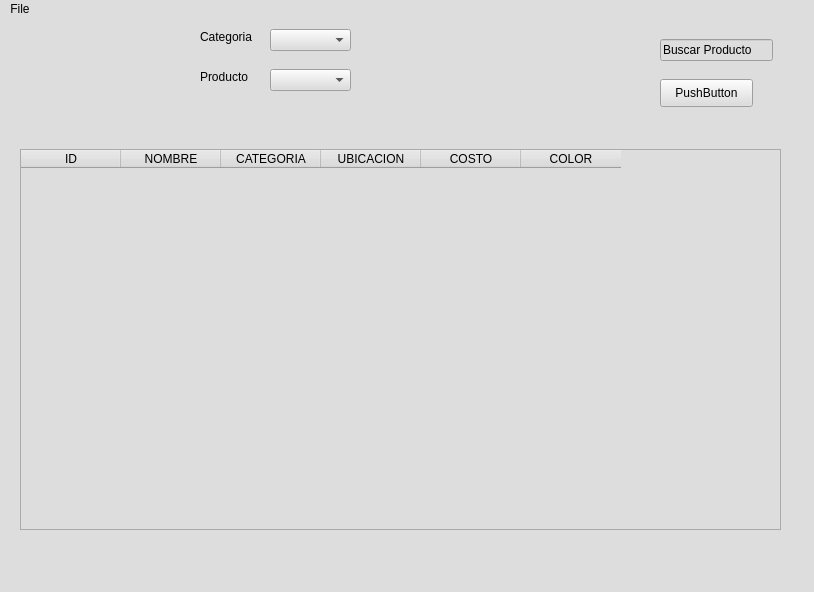
<?xml version="1.0" encoding="UTF-8"?>
<ui version="4.0">
 <class>MainWindow</class>
 <widget class="QMainWindow" name="MainWindow">
  <property name="geometry">
   <rect>
    <x>0</x>
    <y>0</y>
    <width>814</width>
    <height>592</height>
   </rect>
  </property>
  <property name="minimumSize">
   <size>
    <width>693</width>
    <height>592</height>
   </size>
  </property>
  <property name="windowTitle">
   <string>Plasticos Plasa Inventario</string>
  </property>
  <property name="windowIcon">
   <iconset>
    <normaloff>images/ppg_logo.png</normaloff>images/ppg_logo.png</iconset>
  </property>
  <property name="windowOpacity">
   <double>1.000000000000000</double>
  </property>
  <property name="autoFillBackground">
   <bool>false</bool>
  </property>
  <property name="styleSheet">
   <string notr="true">background-color: rgb(221, 221, 221);
alternate-background-color: rgb(174, 182, 255);</string>
  </property>
  <property name="iconSize">
   <size>
    <width>50</width>
    <height>50</height>
   </size>
  </property>
  <property name="tabShape">
   <enum>QTabWidget::Triangular</enum>
  </property>
  <property name="dockNestingEnabled">
   <bool>false</bool>
  </property>
  <widget class="QWidget" name="centralwidget">
   <widget class="QComboBox" name="product_cmbbox">
    <property name="geometry">
     <rect>
      <x>270</x>
      <y>50</y>
      <width>81</width>
      <height>22</height>
     </rect>
    </property>
   </widget>
   <widget class="QLabel" name="product_label">
    <property name="geometry">
     <rect>
      <x>200</x>
      <y>50</y>
      <width>55</width>
      <height>16</height>
     </rect>
    </property>
    <property name="text">
     <string>Producto</string>
    </property>
   </widget>
   <widget class="QWidget" name="horizontalLayoutWidget">
    <property name="geometry">
     <rect>
      <x>0</x>
      <y>0</y>
      <width>151</width>
      <height>81</height>
     </rect>
    </property>
    <layout class="QHBoxLayout" name="horizontalLayout">
     <item>
      <widget class="QPushButton" name="pushButton">
       <property name="text">
        <string/>
       </property>
       <property name="icon">
        <iconset>
         <normaloff>images/new_product.png</normaloff>images/new_product.png</iconset>
       </property>
       <property name="iconSize">
        <size>
         <width>50</width>
         <height>50</height>
        </size>
       </property>
       <property name="autoDefault">
        <bool>true</bool>
       </property>
       <property name="flat">
        <bool>true</bool>
       </property>
      </widget>
     </item>
     <item>
      <widget class="QPushButton" name="pushButton_2">
       <property name="text">
        <string/>
       </property>
       <property name="icon">
        <iconset>
         <normaloff>images/sale_product.png</normaloff>images/sale_product.png</iconset>
       </property>
       <property name="iconSize">
        <size>
         <width>50</width>
         <height>50</height>
        </size>
       </property>
       <property name="autoDefault">
        <bool>true</bool>
       </property>
       <property name="flat">
        <bool>true</bool>
       </property>
      </widget>
     </item>
    </layout>
   </widget>
   <widget class="QLabel" name="category_label">
    <property name="geometry">
     <rect>
      <x>200</x>
      <y>10</y>
      <width>55</width>
      <height>16</height>
     </rect>
    </property>
    <property name="text">
     <string>Categoria</string>
    </property>
   </widget>
   <widget class="QComboBox" name="product_cmbbox_2">
    <property name="geometry">
     <rect>
      <x>270</x>
      <y>10</y>
      <width>81</width>
      <height>22</height>
     </rect>
    </property>
   </widget>
   <widget class="QLineEdit" name="lineEdit">
    <property name="geometry">
     <rect>
      <x>660</x>
      <y>20</y>
      <width>113</width>
      <height>22</height>
     </rect>
    </property>
    <property name="text">
     <string>Buscar Producto</string>
    </property>
   </widget>
   <widget class="QTableWidget" name="tableWidget">
    <property name="geometry">
     <rect>
      <x>20</x>
      <y>130</y>
      <width>761</width>
      <height>381</height>
     </rect>
    </property>
    <column>
     <property name="text">
      <string>ID</string>
     </property>
    </column>
    <column>
     <property name="text">
      <string>NOMBRE</string>
     </property>
    </column>
    <column>
     <property name="text">
      <string>CATEGORIA</string>
     </property>
    </column>
    <column>
     <property name="text">
      <string>UBICACION</string>
     </property>
    </column>
    <column>
     <property name="text">
      <string>COSTO</string>
     </property>
    </column>
    <column>
     <property name="text">
      <string>COLOR</string>
     </property>
    </column>
   </widget>
   <widget class="QPushButton" name="pushButton_3">
    <property name="geometry">
     <rect>
      <x>660</x>
      <y>60</y>
      <width>93</width>
      <height>28</height>
     </rect>
    </property>
    <property name="text">
     <string>PushButton</string>
    </property>
   </widget>
  </widget>
  <widget class="QMenuBar" name="menubar">
   <property name="geometry">
    <rect>
     <x>0</x>
     <y>0</y>
     <width>814</width>
     <height>26</height>
    </rect>
   </property>
   <widget class="QMenu" name="menuFile">
    <property name="title">
     <string>File</string>
    </property>
    <addaction name="actionLoad_Backup_File"/>
    <addaction name="separator"/>
    <addaction name="actionClose"/>
    <addaction name="separator"/>
    <addaction name="actionClose_2"/>
   </widget>
   <addaction name="menuFile"/>
  </widget>
  <widget class="QStatusBar" name="statusbar"/>
  <action name="actionLoad_Backup_File">
   <property name="text">
    <string>Load Backup File...</string>
   </property>
  </action>
  <action name="actionClose">
   <property name="text">
    <string>Load Backup File...</string>
   </property>
  </action>
  <action name="actionClose_2">
   <property name="text">
    <string>Close</string>
   </property>
  </action>
 </widget>
 <resources/>
 <connections/>
</ui>
